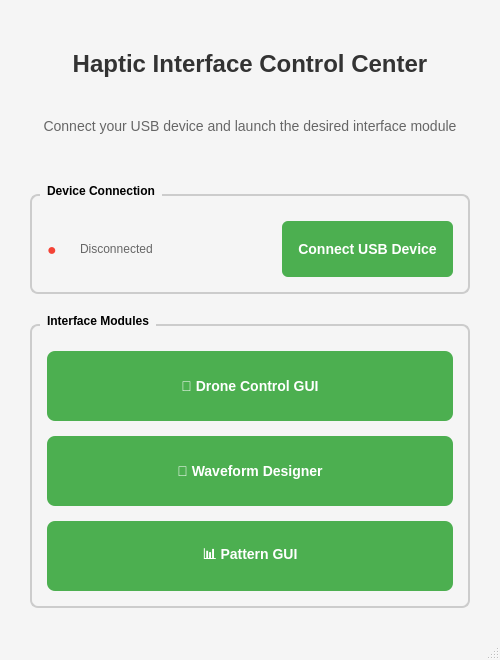
<?xml version="1.0" encoding="UTF-8"?>
<ui version="4.0">
 <class>LauncherWindow</class>
 <widget class="QMainWindow" name="LauncherWindow">
  <property name="geometry">
   <rect>
    <x>0</x>
    <y>0</y>
    <width>500</width>
    <height>400</height>
   </rect>
  </property>
  <property name="windowTitle">
   <string>Haptic Interface Launcher</string>
  </property>
  <property name="styleSheet">
   <string>QMainWindow {
    background-color: #f5f5f5;
}

QPushButton {
    background-color: #4CAF50;
    color: white;
    font-weight: bold;
    border: none;
    border-radius: 8px;
    padding: 15px;
    font-size: 14px;
    min-height: 40px;
}

QPushButton:hover {
    background-color: #45a049;
}

QPushButton:pressed {
    background-color: #3d8b40;
}

QPushButton:disabled {
    background-color: #cccccc;
    color: #666666;
}

QLabel#titleLabel {
    font-size: 24px;
    font-weight: bold;
    color: #333333;
    margin: 20px 0px;
}

QLabel#subtitleLabel {
    font-size: 14px;
    color: #666666;
    margin-bottom: 30px;
}

QGroupBox {
    font-weight: bold;
    border: 2px solid #cccccc;
    border-radius: 8px;
    margin-top: 10px;
    padding-top: 10px;
}

QGroupBox::title {
    subcontrol-origin: margin;
    left: 10px;
    padding: 0 5px 0 5px;
}</string>
  </property>
  <widget class="QWidget" name="centralwidget">
   <layout class="QVBoxLayout" name="verticalLayout">
    <property name="spacing">
     <number>20</number>
    </property>
    <property name="leftMargin">
     <number>30</number>
    </property>
    <property name="topMargin">
     <number>30</number>
    </property>
    <property name="rightMargin">
     <number>30</number>
    </property>
    <property name="bottomMargin">
     <number>30</number>
    </property>
    <item>
     <widget class="QLabel" name="titleLabel">
      <property name="text">
       <string>Haptic Interface Control Center</string>
      </property>
      <property name="alignment">
       <set>Qt::AlignCenter</set>
      </property>
     </widget>
    </item>
    <item>
     <widget class="QLabel" name="subtitleLabel">
      <property name="text">
       <string>Connect your USB device and launch the desired interface module</string>
      </property>
      <property name="alignment">
       <set>Qt::AlignCenter</set>
      </property>
     </widget>
    </item>
    <item>
     <widget class="QGroupBox" name="connectionGroupBox">
      <property name="title">
       <string>Device Connection</string>
      </property>
      <layout class="QHBoxLayout" name="connectionLayout">
       <property name="spacing">
        <number>15</number>
       </property>
       <property name="leftMargin">
        <number>15</number>
       </property>
       <property name="topMargin">
        <number>15</number>
       </property>
       <property name="rightMargin">
        <number>15</number>
       </property>
       <property name="bottomMargin">
        <number>15</number>
       </property>
       <item>
        <widget class="QLabel" name="statusIndicator">
         <property name="text">
          <string>●</string>
         </property>
         <property name="styleSheet">
          <string>color: #f44336; font-size: 16px; font-weight: bold;</string>
         </property>
         <property name="toolTip">
          <string>Connection Status</string>
         </property>
        </widget>
       </item>
       <item>
        <widget class="QLabel" name="statusText">
         <property name="text">
          <string>Disconnected</string>
         </property>
         <property name="styleSheet">
          <string>color: #666; font-size: 12px; margin-left: 5px; margin-right: 10px;</string>
         </property>
        </widget>
       </item>
       <item>
        <spacer name="horizontalSpacer">
         <property name="orientation">
          <enum>Qt::Horizontal</enum>
         </property>
         <property name="sizeHint" stdset="0">
          <size>
           <width>40</width>
           <height>20</height>
          </size>
         </property>
        </spacer>
       </item>
       <item>
        <widget class="QPushButton" name="connectionButton">
         <property name="text">
          <string>Connect USB Device</string>
         </property>
         <property name="minimumSize">
          <size>
           <width>140</width>
           <height>35</height>
          </size>
         </property>
         <property name="styleSheet">
          <string>QPushButton {
    background-color: #4CAF50;
    color: white;
    font-weight: bold;
    border: none;
    border-radius: 6px;
    padding: 8px 16px;
}
QPushButton:hover {
    background-color: #45a049;
}
QPushButton:pressed {
    background-color: #3d8b40;
}</string>
         </property>
        </widget>
       </item>
      </layout>
     </widget>
    </item>
    <item>
     <widget class="QGroupBox" name="modulesGroupBox">
      <property name="title">
       <string>Interface Modules</string>
      </property>
      <layout class="QVBoxLayout" name="modulesLayout">
       <property name="spacing">
        <number>15</number>
       </property>
       <property name="leftMargin">
        <number>15</number>
       </property>
       <property name="topMargin">
        <number>15</number>
       </property>
       <property name="rightMargin">
        <number>15</number>
       </property>
       <property name="bottomMargin">
        <number>15</number>
       </property>
       <item>
        <widget class="QPushButton" name="droneControlButton">
         <property name="text">
          <string>🚁 Drone Control GUI</string>
         </property>
         <property name="toolTip">
          <string>Launch the main drone control interface with 3D view, 2D map, and actuator controls</string>
         </property>
        </widget>
       </item>
       <item>
        <widget class="QPushButton" name="waveformDesignerButton">
         <property name="text">
          <string>🌊 Waveform Designer</string>
         </property>
         <property name="toolTip">
          <string>Launch the Universal Event Designer for creating custom haptic waveforms</string>
         </property>
        </widget>
       </item>
       <item>
        <widget class="QPushButton" name="patternGuiButton">
         <property name="text">
          <string>📊 Pattern GUI</string>
         </property>
         <property name="toolTip">
          <string>Launch the Haptic Pattern GUI for creating and testing vibration patterns</string>
         </property>
        </widget>
       </item>
      </layout>
     </widget>
    </item>
    <item>
     <spacer name="verticalSpacer">
      <property name="orientation">
       <enum>Qt::Vertical</enum>
      </property>
      <property name="sizeHint" stdset="0">
       <size>
        <width>20</width>
        <height>40</height>
       </size>
      </property>
     </spacer>
    </item>
   </layout>
  </widget>
  <widget class="QMenuBar" name="menubar">
   <property name="geometry">
    <rect>
     <x>0</x>
     <y>0</y>
     <width>500</width>
     <height>22</height>
    </rect>
   </property>
  </widget>
  <widget class="QStatusBar" name="statusbar"/>
 </widget>
 <resources/>
 <connections/>
</ui>
